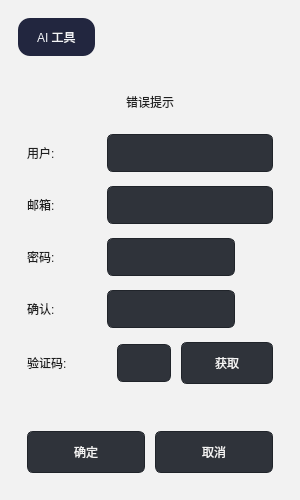
<?xml version="1.0" encoding="UTF-8"?>
<ui version="4.0">
 <class>RegisterDialog</class>
 <widget class="QDialog" name="RegisterDialog">
  <property name="geometry">
   <rect>
    <x>0</x>
    <y>0</y>
    <width>300</width>
    <height>500</height>
   </rect>
  </property>
  <property name="minimumSize">
   <size>
    <width>300</width>
    <height>500</height>
   </size>
  </property>
  <property name="maximumSize">
   <size>
    <width>300</width>
    <height>500</height>
   </size>
  </property>
  <property name="windowTitle">
   <string>Register</string>
  </property>
  <property name="styleSheet">
   <string notr="true">QDialog { background-color: #f2f2f2; }
QLabel { color: #1f1f1f; font: 16px &quot;Microsoft YaHei UI&quot;; }
QLineEdit {
    background-color: #2f333a;
    color: #f4f4f4;
    border: 1px solid #20242a;
    border-radius: 6px;
    padding: 6px 10px;
    min-height: 24px;
}
QPushButton {
    background-color: #2f333a;
    color: #f4f4f4;
    border: 1px solid #20242a;
    border-radius: 6px;
    padding: 6px 14px;
    min-height: 28px;
}
QPushButton:hover { background-color: #3a3f48; }
QPushButton:pressed { background-color: #242831; }</string>
  </property>
  <layout class="QVBoxLayout" name="verticalLayout_2">
   <property name="spacing">
    <number>12</number>
   </property>
   <property name="leftMargin">
    <number>18</number>
   </property>
   <property name="topMargin">
    <number>18</number>
   </property>
   <property name="rightMargin">
    <number>18</number>
   </property>
   <property name="bottomMargin">
    <number>18</number>
   </property>
   <item>
    <layout class="QHBoxLayout" name="topBarLayout">
     <item>
      <widget class="QLabel" name="titleLabel">
       <property name="styleSheet">
        <string notr="true">QLabel {
    background-color: #22263f;
    color: #f3f4f8;
    border-radius: 12px;
    font: 700 18px &quot;Microsoft YaHei UI&quot;;
    padding: 10px 16px;
}</string>
       </property>
       <property name="text">
        <string>AI 工具</string>
       </property>
      </widget>
     </item>
     <item>
      <spacer name="horizontalSpacer_2">
       <property name="orientation">
        <enum>Qt::Horizontal</enum>
       </property>
       <property name="sizeHint" stdset="0">
        <size>
         <width>40</width>
         <height>20</height>
        </size>
       </property>
      </spacer>
     </item>
    </layout>
   </item>
   <item>
    <widget class="QStackedWidget" name="stackedWidget">
     <property name="currentIndex">
      <number>0</number>
     </property>
     <widget class="QWidget" name="page">
      <layout class="QVBoxLayout" name="verticalLayout">
       <property name="spacing">
        <number>14</number>
       </property>
       <item>
        <spacer name="verticalSpacerTop">
         <property name="orientation">
          <enum>Qt::Vertical</enum>
         </property>
         <property name="sizeHint" stdset="0">
          <size>
           <width>20</width>
           <height>35</height>
          </size>
         </property>
        </spacer>
       </item>
       <item>
        <widget class="QWidget" name="widget" native="true">
         <layout class="QHBoxLayout" name="horizontalLayout">
          <item>
           <widget class="QLabel" name="err_tip">
            <property name="text">
             <string>错误提示</string>
            </property>
            <property name="alignment">
             <set>Qt::AlignCenter</set>
            </property>
           </widget>
          </item>
         </layout>
        </widget>
       </item>
       <item>
        <layout class="QHBoxLayout" name="horizontalLayout_2">
         <property name="spacing">
          <number>10</number>
         </property>
         <item>
          <widget class="QLabel" name="use_label">
           <property name="minimumSize">
            <size>
             <width>70</width>
             <height>0</height>
            </size>
           </property>
           <property name="text">
            <string>用户:</string>
           </property>
          </widget>
         </item>
         <item>
          <widget class="QLineEdit" name="user_edit"/>
         </item>
        </layout>
       </item>
       <item>
        <layout class="QHBoxLayout" name="horizontalLayout_3">
         <property name="spacing">
          <number>10</number>
         </property>
         <item>
          <widget class="QLabel" name="emali_label_2">
           <property name="minimumSize">
            <size>
             <width>70</width>
             <height>0</height>
            </size>
           </property>
           <property name="text">
            <string>邮箱:</string>
           </property>
          </widget>
         </item>
         <item>
          <widget class="QLineEdit" name="email_edit"/>
         </item>
        </layout>
       </item>
       <item>
        <layout class="QHBoxLayout" name="horizontalLayout_4">
         <property name="spacing">
          <number>10</number>
         </property>
         <item>
          <widget class="QLabel" name="pass_label_3">
           <property name="minimumSize">
            <size>
             <width>70</width>
             <height>0</height>
            </size>
           </property>
           <property name="text">
            <string>密码:</string>
           </property>
          </widget>
         </item>
         <item>
          <widget class="QLineEdit" name="pass_edit"/>
         </item>
         <item>
          <widget class="ClickedLabel" name="pass_visible">
           <property name="minimumSize">
            <size>
             <width>28</width>
             <height>28</height>
            </size>
           </property>
           <property name="maximumSize">
            <size>
             <width>28</width>
             <height>28</height>
            </size>
           </property>
           <property name="text">
            <string/>
           </property>
           <property name="alignment">
            <set>Qt::AlignCenter</set>
           </property>
          </widget>
         </item>
        </layout>
       </item>
       <item>
        <layout class="QHBoxLayout" name="horizontalLayout_5">
         <property name="spacing">
          <number>10</number>
         </property>
         <item>
          <widget class="QLabel" name="confirm_label_4">
           <property name="minimumSize">
            <size>
             <width>70</width>
             <height>0</height>
            </size>
           </property>
           <property name="text">
            <string>确认:</string>
           </property>
          </widget>
         </item>
         <item>
          <widget class="QLineEdit" name="confirm_edit"/>
         </item>
         <item>
          <widget class="ClickedLabel" name="confirm_visible">
           <property name="minimumSize">
            <size>
             <width>28</width>
             <height>28</height>
            </size>
           </property>
           <property name="maximumSize">
            <size>
             <width>28</width>
             <height>28</height>
            </size>
           </property>
           <property name="text">
            <string/>
           </property>
           <property name="alignment">
            <set>Qt::AlignCenter</set>
           </property>
          </widget>
         </item>
        </layout>
       </item>
       <item>
        <layout class="QHBoxLayout" name="horizontalLayout_7">
         <property name="spacing">
          <number>10</number>
         </property>
         <item>
          <widget class="QLabel" name="verify_label_5">
           <property name="minimumSize">
            <size>
             <width>80</width>
             <height>0</height>
            </size>
           </property>
           <property name="text">
            <string>验证码:</string>
           </property>
          </widget>
         </item>
         <item>
          <widget class="QLineEdit" name="varify_edit"/>
         </item>
         <item>
          <widget class="TimerBtn" name="get_code">
           <property name="minimumSize">
            <size>
             <width>92</width>
             <height>42</height>
            </size>
           </property>
           <property name="text">
            <string>获取</string>
           </property>
          </widget>
         </item>
        </layout>
       </item>
       <item>
        <spacer name="verticalSpacer">
         <property name="orientation">
          <enum>Qt::Vertical</enum>
         </property>
         <property name="sizeHint" stdset="0">
          <size>
           <width>20</width>
           <height>60</height>
          </size>
         </property>
        </spacer>
       </item>
       <item>
        <layout class="QHBoxLayout" name="horizontalLayout_8">
         <property name="spacing">
          <number>10</number>
         </property>
         <item>
          <widget class="QPushButton" name="sure_btn">
           <property name="text">
            <string>确定</string>
           </property>
          </widget>
         </item>
         <item>
          <widget class="QPushButton" name="cancel_btn">
           <property name="minimumSize">
            <size>
             <width>0</width>
             <height>42</height>
            </size>
           </property>
           <property name="text">
            <string>取消</string>
           </property>
          </widget>
         </item>
        </layout>
       </item>
       <item>
        <spacer name="verticalSpacerBottom">
         <property name="orientation">
          <enum>Qt::Vertical</enum>
         </property>
         <property name="sizeHint" stdset="0">
          <size>
           <width>20</width>
           <height>20</height>
          </size>
         </property>
        </spacer>
       </item>
      </layout>
     </widget>
     <widget class="QWidget" name="page_2">
      <layout class="QVBoxLayout" name="verticalLayout_3">
       <property name="spacing">
        <number>18</number>
       </property>
       <item>
        <spacer name="verticalSpacer_2">
         <property name="orientation">
          <enum>Qt::Vertical</enum>
         </property>
         <property name="sizeHint" stdset="0">
          <size>
           <width>20</width>
           <height>90</height>
          </size>
         </property>
        </spacer>
       </item>
       <item>
        <widget class="QLabel" name="tip_lb">
         <property name="text">
          <string>注册成功，5 s后返回登录</string>
         </property>
         <property name="alignment">
          <set>Qt::AlignCenter</set>
         </property>
        </widget>
       </item>
       <item>
        <widget class="QLabel" name="tip2_lb">
         <property name="text">
          <string>你也可以立即返回登录页面</string>
         </property>
         <property name="alignment">
          <set>Qt::AlignCenter</set>
         </property>
        </widget>
       </item>
       <item>
        <spacer name="verticalSpacer_3">
         <property name="orientation">
          <enum>Qt::Vertical</enum>
         </property>
         <property name="sizeHint" stdset="0">
          <size>
           <width>20</width>
           <height>50</height>
          </size>
         </property>
        </spacer>
       </item>
       <item alignment="Qt::AlignHCenter">
        <widget class="QPushButton" name="return_btn">
         <property name="minimumSize">
          <size>
           <width>0</width>
           <height>42</height>
          </size>
         </property>
         <property name="text">
          <string>返回登录</string>
         </property>
        </widget>
       </item>
       <item>
        <spacer name="verticalSpacer_4">
         <property name="orientation">
          <enum>Qt::Vertical</enum>
         </property>
         <property name="sizeHint" stdset="0">
          <size>
           <width>20</width>
           <height>90</height>
          </size>
         </property>
        </spacer>
       </item>
      </layout>
     </widget>
    </widget>
   </item>
  </layout>
 </widget>
 <customwidgets>
  <customwidget>
   <class>ClickedLabel</class>
   <extends>QLabel</extends>
   <header>clickedlabel.h</header>
  </customwidget>
  <customwidget>
   <class>TimerBtn</class>
   <extends>QPushButton</extends>
   <header>timerbtn.h</header>
  </customwidget>
 </customwidgets>
 <resources/>
 <connections/>
</ui>
